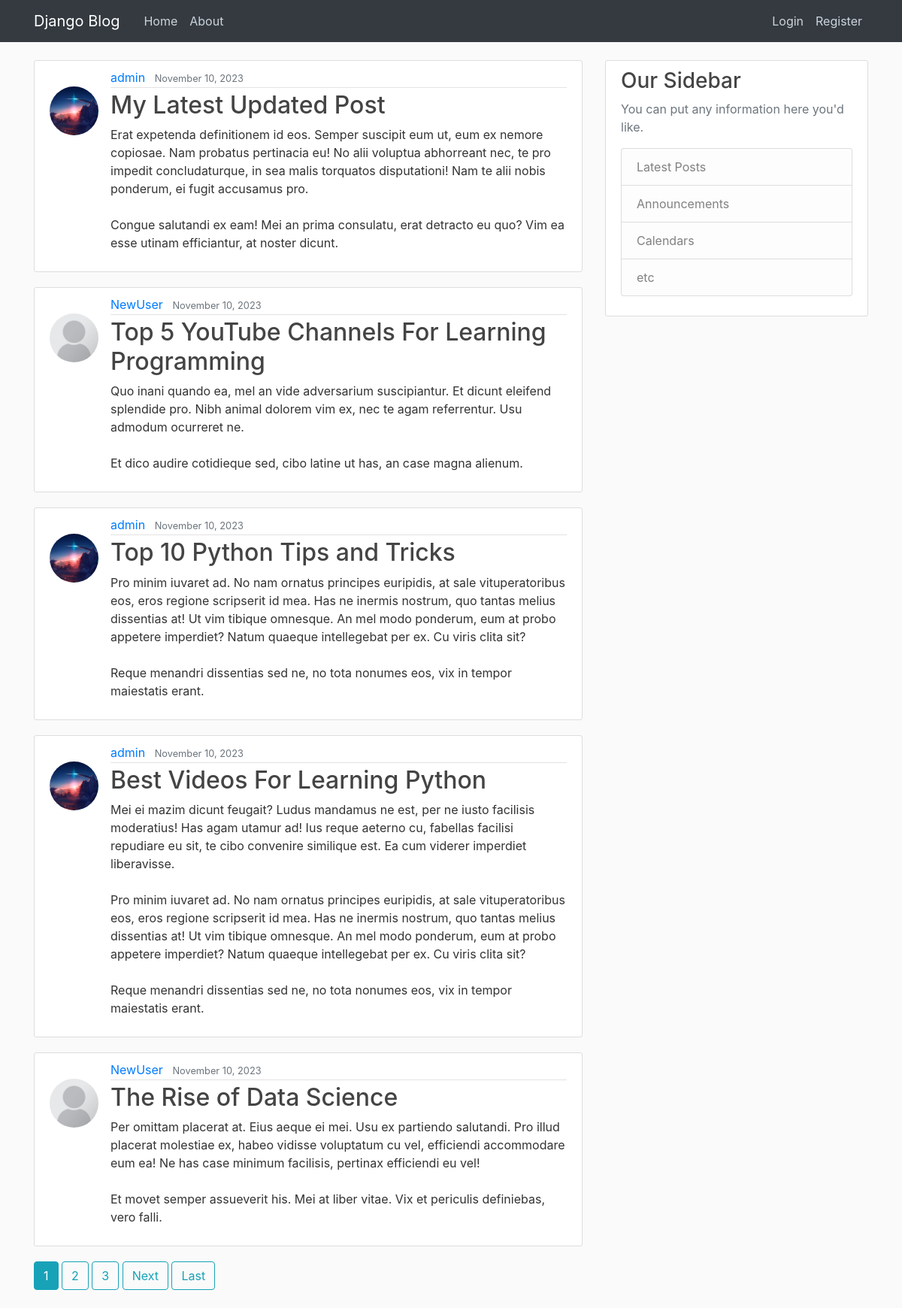
The app's page /, older data.
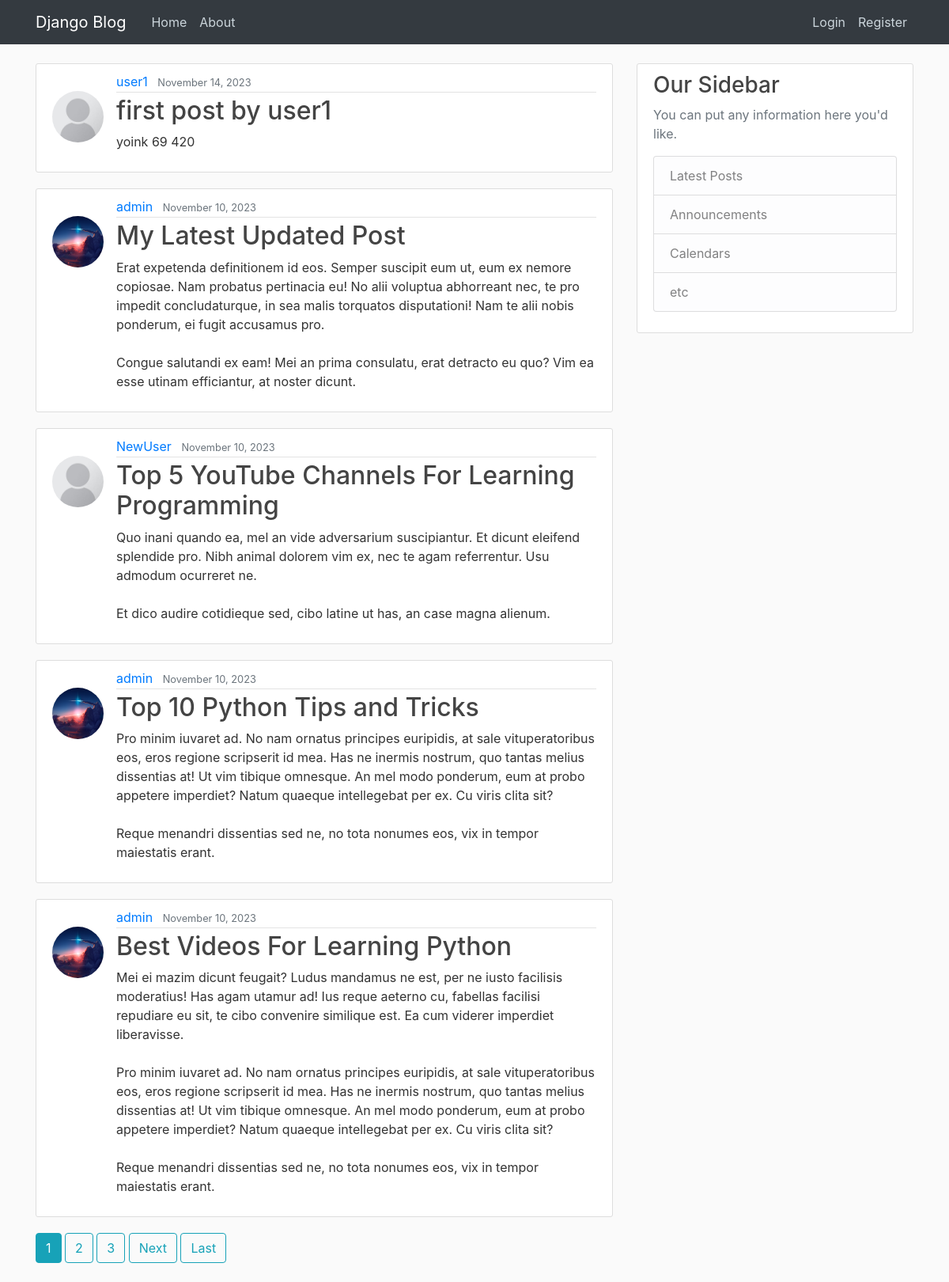
The same page, newer data.
### blog_app/models.py (models this page shows, shortened)
class Post(models.Model):
    title=models.CharField(max_length=100)
    content=models.TextField()
    date_posted=models.DateTimeField(default=timezone.now)
    author=models.ForeignKey(User, on_delete=models.CASCADE)

### users/models.py (models this page shows, shortened)
class Profile(models.Model):
    user=models.OneToOneField(User, on_delete=models.CASCADE)
    image=models.ImageField(default='default.jpg', upload_to='profile_pics')

### blog_app/views.py (the view)
# urls.py: path('',PostListView.as_view(), name='blog-home'),
class PostListView(ListView):
    model= Post
    template_name= 'blog_app/home.html'
    context_object_name= 'posts'
    ordering=['-date_posted']
    paginate_by=5

### blog_app/templates/blog_app/home.html (shortened to what this page needs)
{% extends "base.html" %}
{% block content %}
    {% for post in posts %}
        <article class="media content-section">
            <img class='rounded-circle article-img mt-4' src="{{post.author.profile.image.url}}" alt="">
            <div class="media-body">
                <div class="article-metadata">
                    <a class="mr-2" href="#">{{ post.author }}</a>
                    <small class="text-muted">{{ post.date_posted | date:"F d, Y" }}</small>
                </div>
            <h2><a class="article-title" href="{% url 'post-detail' post.id %}">{{ post.title }}</a></h2>
            <p class="article-content">{{ post.content }}</p>
            </div>
        </article>
    {% endfor %}
    {% if is_paginated %}
        {% for num in page_obj.paginator.page_range %}
            {% if page_obj.number == num %}
                <a class='btn btn-info mb-4' href='?page={{num}}'>{{num}}</a>
            {% elif num > page_obj.number|add:'-3' and num < page_obj.number|add:'3' %}
                <a class='btn btn-outline-info mb-4' href='?page={{num}}'>{{num}}</a>
            {% endif %}
        {% endfor %}
        {% if page_obj.has_next %}
            <a class='btn btn-outline-info mb-4' href='?page={{page_obj.next_page_number}}'>Next</a>
            <a class='btn btn-outline-info mb-4' href="?page={{page_obj.paginator.num_pages}}">Last</a>
        {% endif %}
    {% endif %}
{% endblock content %}

### templates/base.html (shortened to what this page needs)
{% load static %}
<html lang="en">
<head>
    <link rel="stylesheet" href="https://cdn.jsdelivr.net/npm/bootstrap@4.4.1/dist/css/bootstrap.min.css">
    <link rel="stylesheet" type='text/css' href="{% static 'blog/main.css' %}">
</head>
<body>
    {% include 'navbar.html' %}
    <main role="main" class="container">
        <div class="row">
            <div class="col-md-8">
                {% block content %}{% endblock %}
            </div>
            <div class="col-md-4">
            <div class="content-section">
                <h3>Our Sidebar</h3>
                <p class='text-muted'>You can put any information here you'd like.
                <ul class="list-group">
                    <li class="list-group-item list-group-item-light">Latest Posts</li>
                    <li class="list-group-item list-group-item-light">Announcements</li>
                    <li class="list-group-item list-group-item-light">Calendars</li>
                    <li class="list-group-item list-group-item-light">etc</li>
                </ul>
                </p>
            </div>
            </div>
        </div>
    </main>
</body>
</html>

### templates/navbar.html (shortened to what this page needs)
<header class="site-header">
<nav class="navbar navbar-expand-md navbar-dark bg-dark fixed-top">
    <div class="container">
        <a class="navbar-brand mr-4" href="/">Django Blog</a>
        <div class="collapse navbar-collapse" id="navbarToggle">
            <div class="navbar-nav mr-auto">
            <a class="nav-item nav-link" href="{% url 'blog-home' %}">Home</a>
            <a class="nav-item nav-link" href="{% url 'blog-about' %}">About</a>
            </div>
            <div class="navbar-nav">
                {% if user.is_authenticated %}
                    <a class="nav-item nav-link" href="{% url 'post-create' %}">Create Post</a>
                    <a class="nav-item nav-link" href="{% url 'profile' %}">Profile</a>
                    <a class="nav-item nav-link" href="{% url 'logout' %}">Logout</a>
                {% else %}
                    <a class="nav-item nav-link" href="{% url 'login' %}">Login</a>
                    <a class="nav-item nav-link" href="{% url 'user-register' %}">Register</a>
                {% endif %}
            </div>
        </div>
    </div>
</nav>
</header>

### static/blog/main.css (style rules this page uses)
body { background: #fafafa; color: #333333; margin-top: 5rem; }
h1, h2, h3, h4, h5, h6 { color: #444444; }
ul { margin: 0; }
.site-header .navbar-nav .nav-link { color: #cbd5db; }
.content-section { background: #ffffff; padding: 10px 20px; border: 1px solid #dddddd; border-radius: 3px; margin-bottom: 20px; }
.article-title { color: #444444; }
.article-content { white-space: pre-line; }
.article-img { height: 65px; width: 65px; margin-right: 16px; }
.article-metadata { padding-bottom: 1px; margin-bottom: 4px; border-bottom: 1px solid #e3e3e3 }

Row changes from the older to the newer data that the page shows:
no longer on this page (row unchanged): Post: author.profile.image (placeholder picture), author "NewUser", date_posted "November 10, 2023", title "The Rise of Data Science", content "Per omittam placerat at. Eius aeque ei mei. Usu ex partiendo salutandi. Pro illud placerat molestiae ex, habeo vidisse voluptatum cu vel, efficiendi accommodare eum ea! Ne has case minimum facilisis, pertinax efficiendi eu vel! Et movet semper assueverit his. Mei at liber vitae. Vix et periculis definiebas, vero falli."
added Post: author.profile.image (placeholder picture), author "user1", date_posted "November 14, 2023", title "first post by user1", content "yoink 69 420"
